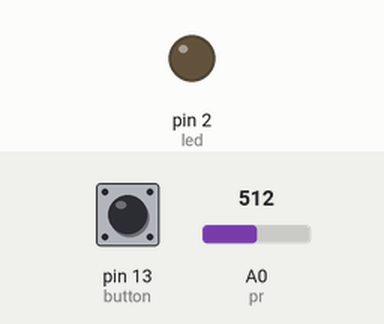
This sketch was run on a simulated Arduino Uno, built with avr-gcc and run on an emulated ATmega328P. On the bench: output pins drawn as LEDs (lit = HIGH). Dashed ring = blinking. The test bench sets the inputs (shaded band); at power-on: A0 (pr) = 512, pin 13 (button) HIGH.

Above: at 1.2 s.
1.3 s: A0 (pr) set to 333
2.8 s: A0 (pr) set to 315
At 3.4 s:
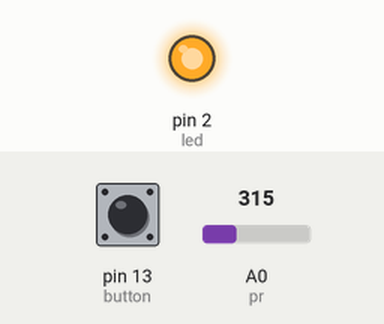
4.3 s: pin 13 (button) pulled LOW for 1 s
At 4.87 s:
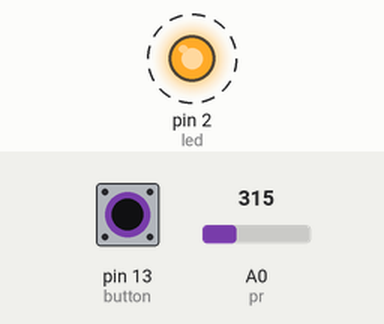
6.9 s: pin 13 (button) pulled LOW for 0.15 s
At 7.6 s:
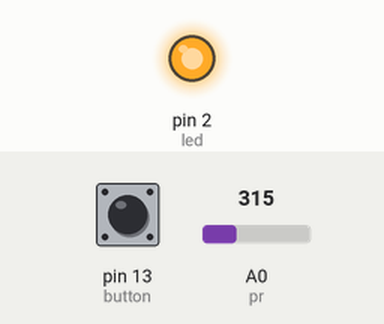
8.6 s: pin 13 (button) pulled LOW for 3.2 s
At 12.6 s:
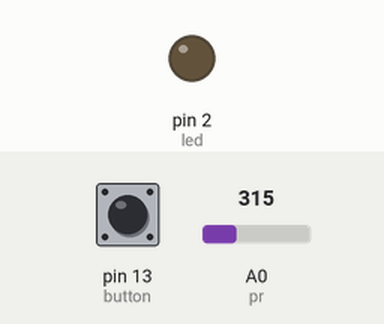
Timing chart, 0 to 14.1 s (numbered marks = the images above; inputs shaded):
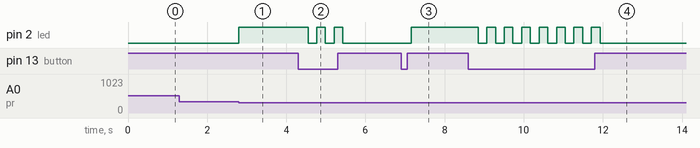

The sketch:

sketch_apr08b.ino
```cpp
const int button =  13 ;
const int led = 2 ;
int buttonstate = 0;
int c = 0;
int nuit = 325;
const int pr = A0;
int valeur = 0;
int tempo = 0;


void setup ()
{
  pinMode(button , INPUT);
  pinMode(led , OUTPUT);
}

void loop ()
{
  buttonstate = digitalRead(button);
  valeur = analogRead(pr);
  if (valeur < nuit && tempo == 0)
  {
  digitalWrite(led , HIGH);
    tempo=1;
    c=0;
  }
  if (valeur > nuit)
  {
  digitalWrite(led , LOW);
    tempo=0;
  }
    while( valeur < nuit)
    {

      valeur = analogRead(pr);
      buttonstate = digitalRead(button);
      delay(20);

   if (c == 0)
      {
       digitalWrite(led , HIGH);
      }
     if (c == 1)
      {
        digitalWrite(led , LOW);
     }


     if (buttonstate == LOW)
   {
      c = 1 - c;
      delay(200);

    }
}

}
```

Measured:
- the behaviour switches between 325 and 324 on A0 (pr) (found by bisection; images 0 and 1)
- after the input at 1.3 s, every drawn part: stays the same
- after the input at 2.8 s, pin 2 (led): LOW → HIGH at once
- after the input at 4.3 s, pin 2 (led): alternates HIGH for 0.22 s and LOW for 0.22 s, 5 changes in all, then stays LOW, starting after 0.25 s
- after the input at 6.9 s, pin 2 (led): LOW → HIGH after 0.26 s
- after the input at 8.6 s, pin 2 (led): alternates HIGH for 0.22 s and LOW for 0.22 s, 15 changes in all, then stays LOW, starting after 0.25 s
